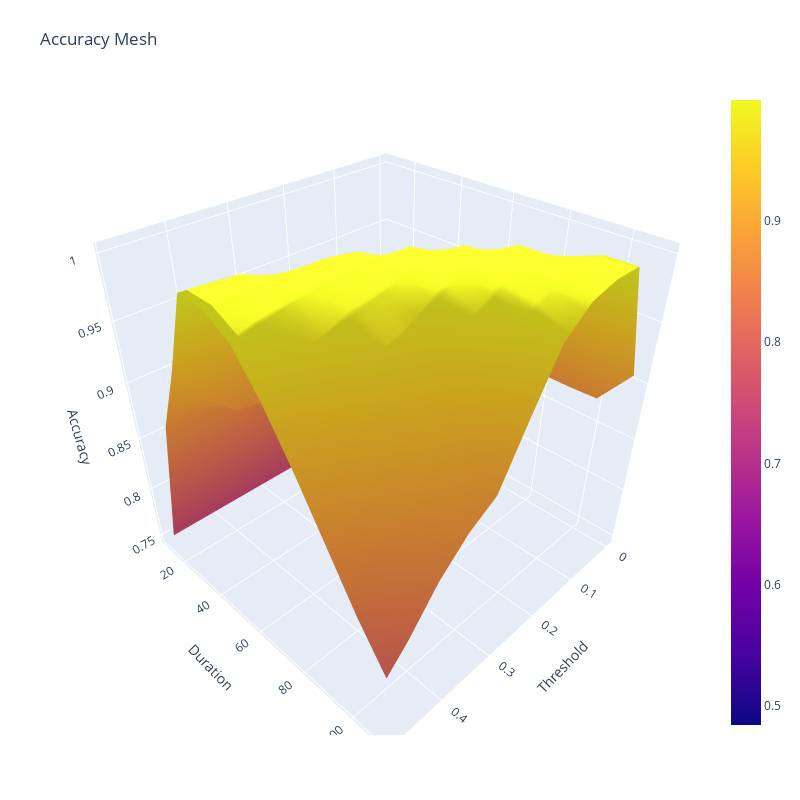

Here is the notebook cell this chart was saved with:
### Code cell
# use plotly to plot the Accuracy mesh
# x axis: trigger threshold, y axis: trigger width, z axis: Accuracy
fig = go.Figure(data=[go.Surface(z=metrics[:, :, 4], x=trigger_threshold_range, y=trigger_width_range*1000/sampling_rate)])

fig.update_layout(title='Accuracy Mesh', autosize=False,
                    width=800, height=800,
                    margin=dict(l=65, r=50, b=65, t=90),
                    scene=dict(xaxis_title='Threshold', yaxis_title='Duration', zaxis_title='Accuracy'))

fig.show()

### Figure 1 — Plotly figure (JSON) as saved in the notebook; plotly's stock layout.template omitted (floating-point values rounded to 4 significant figures; data arrays with more than 128 entries replaced by an {"elided": "..."} marker saying what was removed)
{"data": [{"type": "surface", "x": [0, 0.05, 0.1, 0.15, 0.2, 0.25, 0.3, 0.35, 0.4, 0.45, 0.5], "y": [10, 20, 30, 40, 50, 60, 70, 80, 90, 100, 110, 120, 130, 140, 150, 160, 170, 180, 190, 200, 210, 220, 230, 240, 250, 260, 270, 280, 290, 300, 310, 320, 330, 340, 350, 360, 370, 380, 390, 400, 410, 420, 430, 440, 450, 460, 470, 480, 490, 500], "z": {"elided": "11x50 float values"}}], "layout": {"autosize": false, "height": 800, "margin": {"b": 65, "l": 65, "r": 50, "t": 90}, "scene": {"xaxis": {"title": {"text": "Threshold"}}, "yaxis": {"title": {"text": "Duration"}}, "zaxis": {"title": {"text": "Accuracy"}}}, "title": {"text": "Accuracy Mesh"}, "width": 800}}
